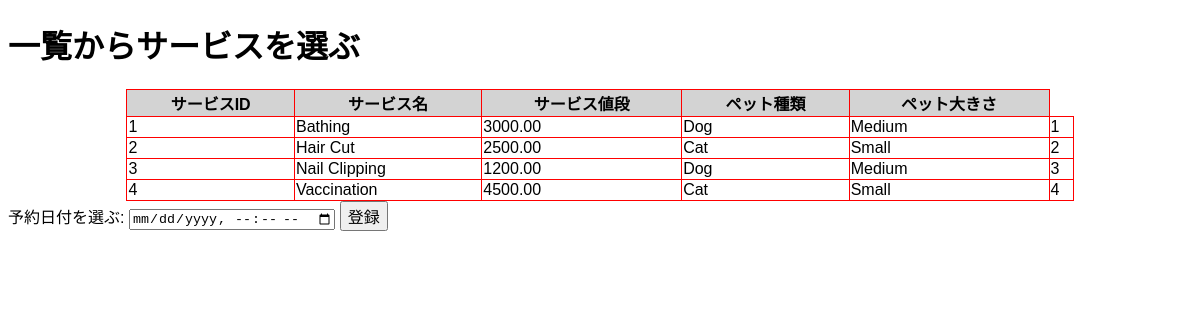
The app's page /select_service.php?customer_id=1&pet_id=1 (signed in) with its own data.
### tables this page shows
CREATE TABLE services (
    service_id INT AUTO_INCREMENT PRIMARY KEY,
    service_name VARCHAR(100) NOT NULL,
    service_price DECIMAL(10,2) NOT NULL,
    pet_type VARCHAR(100) NOT NULL,
    pet_size VARCHAR(100) NOT NULL
);

### public/select_service.php (the view, shortened to what this page needs)
<?php
require_once(__DIR__ . '/session_check.php');
try {
    $stmt = $pdo->query("SELECT * FROM services ORDER BY service_id");
    $services=$stmt->fetchAll(PDO::FETCH_ASSOC);
} catch (PDOException $e) {
    $message = "Failed to get service list" . $e->getMessage();
}
?>
<!DOCTYPE html>
<html lang="ja">
    <head>
    </head>
    <body>
        <h1><strong>一覧からサービスを選ぶ</strong></h1>
        <form method="POST">
            <table>
                <tr>
                    <th>サービスID</th>
                    <th>サービス名</th>
                    <th>サービス値段</th>
                    <th>ペット種類</th>
                    <th>ペット大きさ</th>
                </tr>
                <?php foreach ($services as $service): ?>
                    <tr>
                        <td><?= $service['service_id'] ?></td>
                        <td><?= $service['service_name'] ?></td>
                        <td><?= $service['service_price'] ?></td>
                        <td><?= $service['pet_type'] ?></td>
                        <td><?= $service['pet_size'] ?></td>
                        <td><?= $service['service_id'] ?></td>
                    </tr>
                <?php endforeach; ?>
            </table>
            <label>
                予約日付を選ぶ:
                <input type="datetime-local" name="appointment_date" required>
            </label>
            <button type="submit" class="submit-btn">登録</button>
        </form>
    </body>
</html>

### public/select_service.php (style rules this page uses)
body { font-family: sans-serif; padding: auto; }
table { width: 80%; margin: auto; border-collapse: collapse; }
th, td { padding: auto; border: 1px solid red; }
th { background-color: rgb(211, 211, 211); }
.submit-btn { margin-top: auto; padding: auto; font-size: medium; }

### records on screen
services: service_id "1", service_name "Bathing", service_price "3000.00", pet_type "Dog", pet_size "Medium"
services: service_id "2", service_name "Hair Cut", service_price "2500.00", pet_type "Cat", pet_size "Small"
services: service_id "3", service_name "Nail Clipping", service_price "1200.00", pet_type "Dog", pet_size "Medium"
services: service_id "4", service_name "Vaccination", service_price "4500.00", pet_type "Cat", pet_size "Small"
